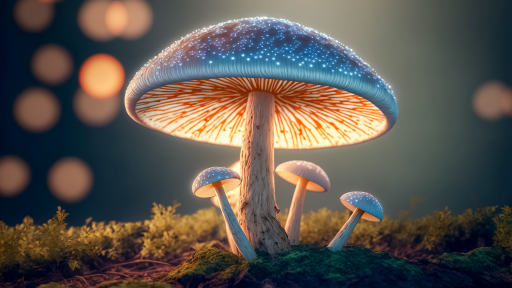
#> input picture mushroom.png, 512 x 288 px
$ python blur_noob.py
#> lines starting #> are read from the running program, lines starting #| are printed output that depends on the picture
import cv2 as cv
import numpy as np
import fourierssszz as fr


if __name__ == "__main__":
    img = cv.imread("./mushroom.png",cv.IMREAD_GRAYSCALE)
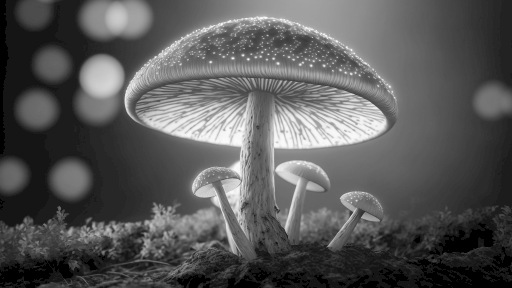
#> img: shape (288, 512); min 0, max 251, mean 87.9
    #filter
    gaussian = np.array([
        [1 , 4 , 1],
        [4 , 16 ,4],
        [1 , 4,  1]
    ])
    # ทำให้ผลรวมออกมาเท่ากับ 1
    s = gaussian.sum()
    gaussian = gaussian / s

    img_blur = cv.filter2D(src=img, ddepth=-1, kernel=gaussian)
    img_blur = cv.filter2D(src=img_blur, ddepth=-1, kernel=gaussian)
    img_blur = cv.filter2D(src=img_blur, ddepth=-1, kernel=gaussian)
    img_blur = cv.filter2D(src=img_blur, ddepth=-1, kernel=gaussian)
    img_blur = cv.filter2D(src=img_blur, ddepth=-1, kernel=gaussian)
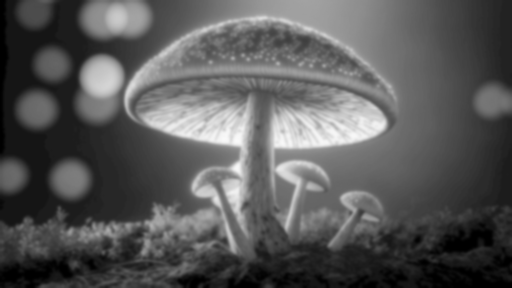
#> img_blur: shape (288, 512); min 0, max 250, mean 87.9
    img_blur = cv.filter2D(src=img_blur, ddepth=-1, kernel=gaussian)
    img_blur = cv.filter2D(src=img_blur, ddepth=-1, kernel=gaussian)
    img_blur = cv.filter2D(src=img_blur, ddepth=-1, kernel=gaussian)
    img_blur = cv.filter2D(src=img_blur, ddepth=-1, kernel=gaussian)
    img_blur = cv.filter2D(src=img_blur, ddepth=-1, kernel=gaussian)
    img_blur = cv.filter2D(src=img_blur, ddepth=-1, kernel=gaussian)
    img_blur = cv.filter2D(src=img_blur, ddepth=-1, kernel=gaussian)
    img_blur = cv.filter2D(src=img_blur, ddepth=-1, kernel=gaussian)
    img_blur = cv.filter2D(src=img_blur, ddepth=-1, kernel=gaussian)
    img_blur = cv.filter2D(src=img_blur, ddepth=-1, kernel=gaussian)
    img_blur = cv.filter2D(src=img_blur, ddepth=-1, kernel=gaussian)
    img_blur = cv.filter2D(src=img_blur, ddepth=-1, kernel=gaussian)
    img_blur = cv.filter2D(src=img_blur, ddepth=-1, kernel=gaussian)
    img_blur = cv.filter2D(src=img_blur, ddepth=-1, kernel=gaussian)
    img_blur = cv.filter2D(src=img_blur, ddepth=-1, kernel=gaussian)
    cv.imshow("original", img)
    cv.imshow("brurhh", img_blur)
    cv.waitKey()
    cv.destroyAllWindows()
